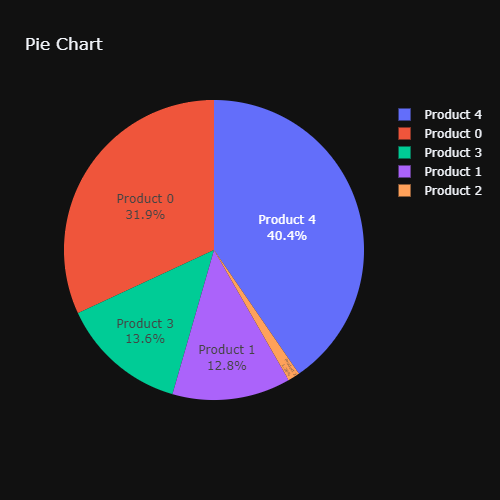

Write the Python code that produced this figure.
import plotly.graph_objects as go
import numpy as np

np.random.seed(45)

# declaring size of arr
size = 5

x = [f'Product {i}' for i in range(size)]
y = np.random.randint(low=0, high=100, size=size)

# creating a Pie Chart
fig = go.Figure(data=[go.Pie(labels=x, values=y)])

fig.layout.template = 'plotly_dark'
fig.update_traces(textposition='inside', textinfo='percent+label')
fig.update_layout(
    title='Pie Chart',
    xaxis_title='X Axis Title',
    yaxis_title='Y Axis Title',
    width=500,
    height=500,
    autosize=False,
    margin=dict(l=50, r=50, b=100, t=100, pad=4)
)
fig.show()
